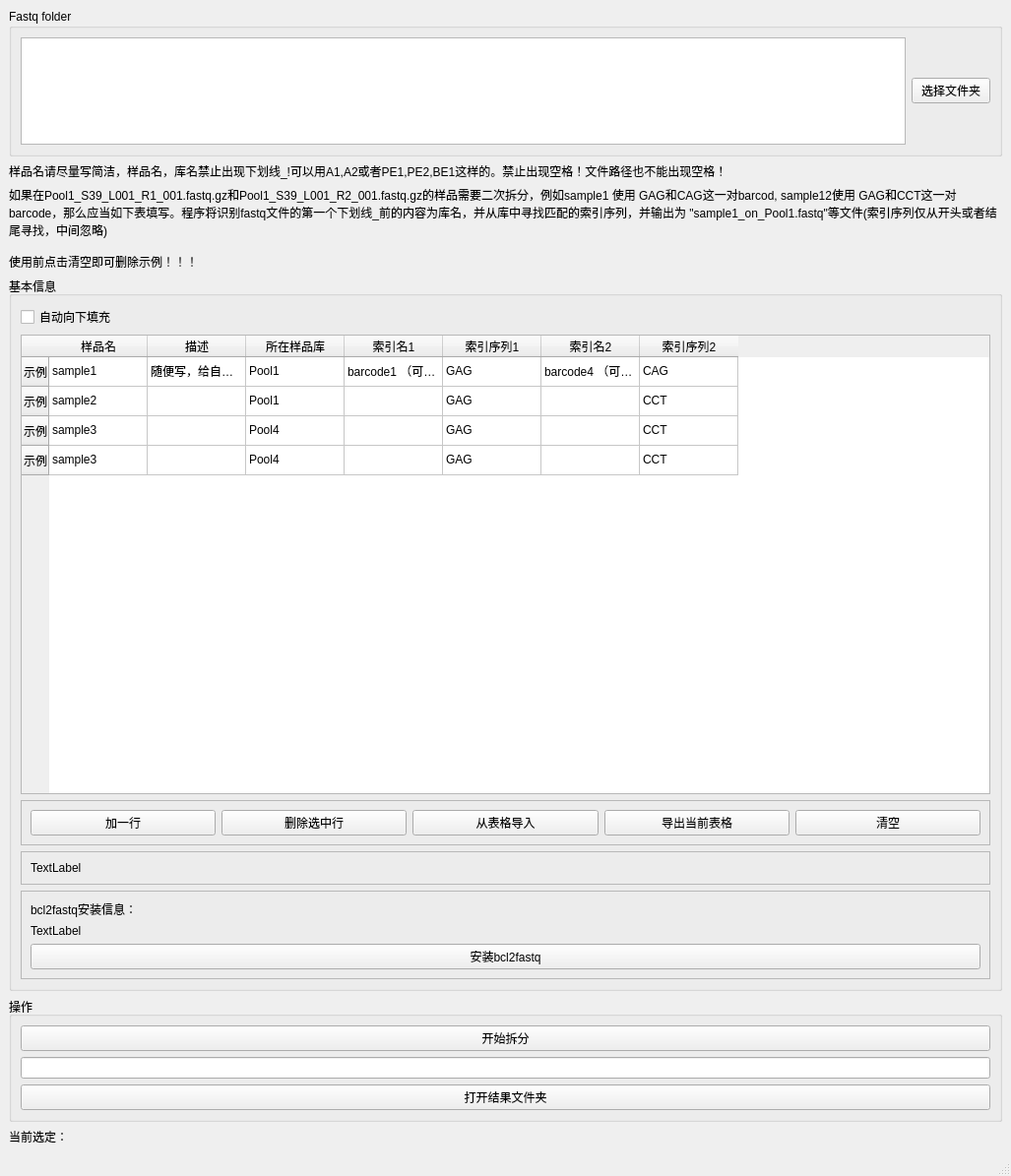
<?xml version="1.0" encoding="UTF-8"?>
<ui version="4.0">
 <class>BCL2Fastq</class>
 <widget class="QMainWindow" name="BCL2Fastq">
  <property name="geometry">
   <rect>
    <x>0</x>
    <y>0</y>
    <width>1027</width>
    <height>1195</height>
   </rect>
  </property>
  <property name="windowTitle">
   <string>Fastq数据二次拆分</string>
  </property>
  <widget class="QWidget" name="centralwidget">
   <layout class="QVBoxLayout" name="verticalLayout_3">
    <item>
     <widget class="QGroupBox" name="groupBox">
      <property name="maximumSize">
       <size>
        <width>16777215</width>
        <height>150</height>
       </size>
      </property>
      <property name="title">
       <string>Fastq folder</string>
      </property>
      <layout class="QHBoxLayout" name="horizontalLayout_2">
       <item>
        <widget class="PlainTextEdit" name="plainTextEdit_readIllumina">
         <property name="maximumSize">
          <size>
           <width>16777215</width>
           <height>250</height>
          </size>
         </property>
        </widget>
       </item>
       <item>
        <widget class="QPushButton" name="pushButton_chooseFolder">
         <property name="text">
          <string>选择文件夹</string>
         </property>
        </widget>
       </item>
      </layout>
     </widget>
    </item>
    <item>
     <widget class="QLabel" name="label_4">
      <property name="text">
       <string>样品名请尽量写简洁，样品名，库名禁止出现下划线_!可以用A1,A2或者PE1,PE2,BE1这样的。禁止出现空格！文件路径也不能出现空格！</string>
      </property>
      <property name="wordWrap">
       <bool>true</bool>
      </property>
     </widget>
    </item>
    <item>
     <widget class="QLabel" name="label_5">
      <property name="text">
       <string>如果在Pool1_S39_L001_R1_001.fastq.gz和Pool1_S39_L001_R2_001.fastq.gz的样品需要二次拆分，例如sample1 使用 GAG和CAG这一对barcod, sample12使用 GAG和CCT这一对barcode，那么应当如下表填写。程序将识别fastq文件的第一个下划线_前的内容为库名，并从库中寻找匹配的索引序列，并输出为 &quot;sample1_on_Pool1.fastq&quot;等文件(索引序列仅从开头或者结尾寻找，中间忽略)

使用前点击清空即可删除示例！！！</string>
      </property>
      <property name="wordWrap">
       <bool>true</bool>
      </property>
     </widget>
    </item>
    <item>
     <widget class="QGroupBox" name="groupBox_2">
      <property name="inputMethodHints">
       <set>Qt::ImhPreferNumbers</set>
      </property>
      <property name="title">
       <string>基本信息</string>
      </property>
      <property name="flat">
       <bool>false</bool>
      </property>
      <layout class="QVBoxLayout" name="verticalLayout">
       <item>
        <widget class="QCheckBox" name="checkBox_auto_fill_col">
         <property name="text">
          <string>自动向下填充</string>
         </property>
        </widget>
       </item>
       <item>
        <widget class="QTableWidget" name="tableWidget">
         <property name="minimumSize">
          <size>
           <width>0</width>
           <height>300</height>
          </size>
         </property>
         <row>
          <property name="text">
           <string>示例</string>
          </property>
         </row>
         <row>
          <property name="text">
           <string>示例</string>
          </property>
         </row>
         <row>
          <property name="text">
           <string>示例</string>
          </property>
         </row>
         <row>
          <property name="text">
           <string>示例</string>
          </property>
         </row>
         <column>
          <property name="text">
           <string>样品名</string>
          </property>
         </column>
         <column>
          <property name="text">
           <string>描述</string>
          </property>
         </column>
         <column>
          <property name="text">
           <string>所在样品库</string>
          </property>
         </column>
         <column>
          <property name="text">
           <string>索引名1</string>
          </property>
         </column>
         <column>
          <property name="text">
           <string>索引序列1</string>
          </property>
         </column>
         <column>
          <property name="text">
           <string>索引名2</string>
          </property>
         </column>
         <column>
          <property name="text">
           <string>索引序列2</string>
          </property>
         </column>
         <item row="0" column="0">
          <property name="text">
           <string>sample1</string>
          </property>
         </item>
         <item row="0" column="1">
          <property name="text">
           <string>随便写，给自己看</string>
          </property>
         </item>
         <item row="0" column="2">
          <property name="text">
           <string>Pool1</string>
          </property>
         </item>
         <item row="0" column="3">
          <property name="text">
           <string>barcode1 （可以不写）</string>
          </property>
         </item>
         <item row="0" column="4">
          <property name="text">
           <string>GAG</string>
          </property>
         </item>
         <item row="0" column="5">
          <property name="text">
           <string>barcode4 （可以不写）</string>
          </property>
         </item>
         <item row="0" column="6">
          <property name="text">
           <string>CAG</string>
          </property>
         </item>
         <item row="1" column="0">
          <property name="text">
           <string>sample2</string>
          </property>
         </item>
         <item row="1" column="2">
          <property name="text">
           <string>Pool1</string>
          </property>
         </item>
         <item row="1" column="4">
          <property name="text">
           <string>GAG</string>
          </property>
         </item>
         <item row="1" column="6">
          <property name="text">
           <string>CCT</string>
          </property>
         </item>
         <item row="2" column="0">
          <property name="text">
           <string>sample3</string>
          </property>
         </item>
         <item row="2" column="2">
          <property name="text">
           <string>Pool4</string>
          </property>
         </item>
         <item row="2" column="4">
          <property name="text">
           <string>GAG</string>
          </property>
         </item>
         <item row="2" column="6">
          <property name="text">
           <string>CCT</string>
          </property>
         </item>
         <item row="3" column="0">
          <property name="text">
           <string>sample3</string>
          </property>
         </item>
         <item row="3" column="2">
          <property name="text">
           <string>Pool4</string>
          </property>
         </item>
         <item row="3" column="4">
          <property name="text">
           <string>GAG</string>
          </property>
         </item>
         <item row="3" column="6">
          <property name="text">
           <string>CCT</string>
          </property>
         </item>
        </widget>
       </item>
       <item>
        <widget class="QFrame" name="frame">
         <property name="frameShape">
          <enum>QFrame::StyledPanel</enum>
         </property>
         <property name="frameShadow">
          <enum>QFrame::Raised</enum>
         </property>
         <layout class="QHBoxLayout" name="horizontalLayout">
          <item>
           <widget class="QPushButton" name="pushButton_add_line">
            <property name="text">
             <string>加一行</string>
            </property>
           </widget>
          </item>
          <item>
           <widget class="QPushButton" name="pushButton_del_lines">
            <property name="text">
             <string>删除选中行</string>
            </property>
           </widget>
          </item>
          <item>
           <widget class="QPushButton" name="pushButton_import_from_sheet">
            <property name="text">
             <string>从表格导入</string>
            </property>
           </widget>
          </item>
          <item>
           <widget class="QPushButton" name="pushButton_export_sheet">
            <property name="text">
             <string>导出当前表格</string>
            </property>
           </widget>
          </item>
          <item>
           <widget class="QPushButton" name="pushButton_clear_table">
            <property name="text">
             <string>清空</string>
            </property>
           </widget>
          </item>
         </layout>
        </widget>
       </item>
       <item>
        <widget class="QFrame" name="frame_2">
         <property name="frameShape">
          <enum>QFrame::StyledPanel</enum>
         </property>
         <property name="frameShadow">
          <enum>QFrame::Raised</enum>
         </property>
         <layout class="QVBoxLayout" name="verticalLayout_2">
          <item>
           <widget class="QLabel" name="label_selection">
            <property name="text">
             <string>TextLabel</string>
            </property>
           </widget>
          </item>
         </layout>
        </widget>
       </item>
       <item>
        <widget class="QFrame" name="frame_3">
         <property name="frameShape">
          <enum>QFrame::StyledPanel</enum>
         </property>
         <property name="frameShadow">
          <enum>QFrame::Raised</enum>
         </property>
         <layout class="QVBoxLayout" name="verticalLayout_4">
          <item>
           <widget class="QLabel" name="label_3">
            <property name="text">
             <string>bcl2fastq安装信息：</string>
            </property>
           </widget>
          </item>
          <item>
           <widget class="QLabel" name="label_version">
            <property name="text">
             <string>TextLabel</string>
            </property>
           </widget>
          </item>
          <item>
           <widget class="QPushButton" name="pushButton_install_bcl2fq">
            <property name="text">
             <string>安装bcl2fastq</string>
            </property>
           </widget>
          </item>
         </layout>
        </widget>
       </item>
      </layout>
     </widget>
    </item>
    <item>
     <widget class="QGroupBox" name="groupBox_10">
      <property name="title">
       <string>操作</string>
      </property>
      <layout class="QVBoxLayout" name="verticalLayout_9">
       <item>
        <widget class="QPushButton" name="pushButton_generateFq">
         <property name="text">
          <string>开始拆分</string>
         </property>
        </widget>
       </item>
       <item>
        <widget class="QLineEdit" name="lineEdit_FqDir">
         <property name="clearButtonEnabled">
          <bool>true</bool>
         </property>
        </widget>
       </item>
       <item>
        <widget class="QPushButton" name="pushButton_openFqDir">
         <property name="text">
          <string>打开结果文件夹</string>
         </property>
        </widget>
       </item>
      </layout>
     </widget>
    </item>
    <item>
     <widget class="QLabel" name="label">
      <property name="text">
       <string>当前选定：</string>
      </property>
     </widget>
    </item>
   </layout>
  </widget>
  <widget class="QMenuBar" name="menubar">
   <property name="geometry">
    <rect>
     <x>0</x>
     <y>0</y>
     <width>1027</width>
     <height>20</height>
    </rect>
   </property>
  </widget>
  <widget class="QStatusBar" name="statusbar"/>
 </widget>
 <customwidgets>
  <customwidget>
   <class>PlainTextEdit</class>
   <extends>QPlainTextEdit</extends>
   <header>plaintextedit</header>
  </customwidget>
 </customwidgets>
 <resources/>
 <connections/>
</ui>
